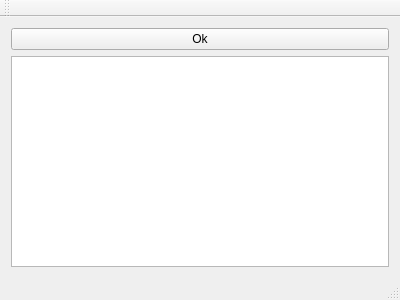
<?xml version="1.0" encoding="UTF-8"?>
<ui version="4.0">
 <class>MainWindow</class>
 <widget class="QMainWindow" name="MainWindow">
  <property name="geometry">
   <rect>
    <x>0</x>
    <y>0</y>
    <width>400</width>
    <height>300</height>
   </rect>
  </property>
  <property name="windowTitle">
   <string>MainWindow</string>
  </property>
  <widget class="QWidget" name="centralWidget">
   <layout class="QVBoxLayout" name="verticalLayout">
    <item>
     <widget class="QPushButton" name="pushButton_ok">
      <property name="text">
       <string>Ok</string>
      </property>
     </widget>
    </item>
    <item>
     <widget class="QListWidget" name="listWidget"/>
    </item>
   </layout>
  </widget>
  <widget class="QMenuBar" name="menuBar">
   <property name="geometry">
    <rect>
     <x>0</x>
     <y>0</y>
     <width>400</width>
     <height>25</height>
    </rect>
   </property>
  </widget>
  <widget class="QToolBar" name="mainToolBar">
   <attribute name="toolBarArea">
    <enum>TopToolBarArea</enum>
   </attribute>
   <attribute name="toolBarBreak">
    <bool>false</bool>
   </attribute>
  </widget>
  <widget class="QStatusBar" name="statusBar"/>
 </widget>
 <layoutdefault spacing="6" margin="11"/>
 <resources/>
 <connections/>
</ui>
